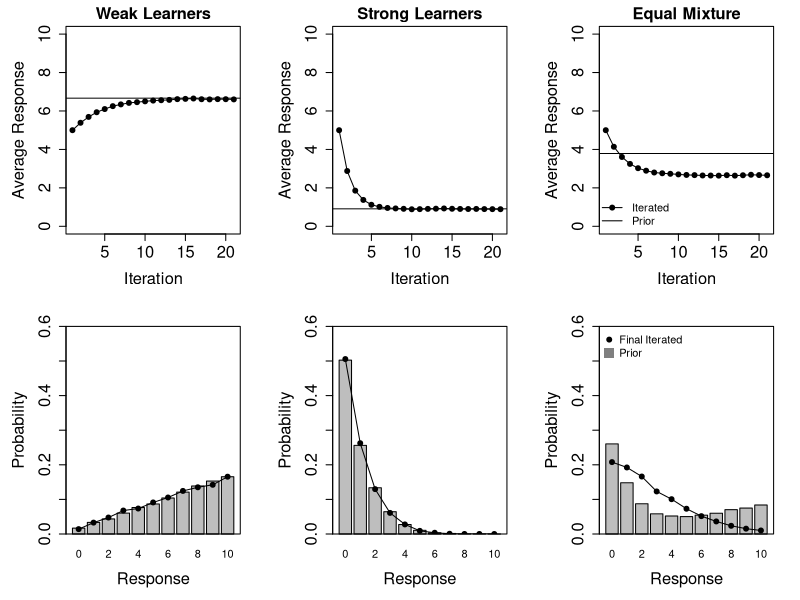

Recreate this plot in R.

nruns <- 10000

# function generating responses from a Bayesian learner with a beta prior
# with and probability matching rule
learner <- function(counts,a,b,nresp) { 
  
  # for my sanity
  nheads <- counts[1]
  ntails <- counts[2]
  
  # sample from posterior
  theta <- rbeta(1,nheads+a,ntails+b)  
  
  # generate new responses
  newheads <- rbinom(n=1,size = nresp,prob = theta)
  return(c(newheads,nresp-newheads))
  
}

chain <- function() {
  
  obs <- matrix(NA,nits+1,2)
  ltype <- vector(length=nits)
  obs[1,] <- c(nresp/2,nresp/2) # seed the chain at 5 heads, 5 tails
  for( i in 1:nits ) {
    
    ltype[i] <- as.numeric(runif(1)>mix)+1 # learner type
    if( ltype[i] == 1) {
      obs[i+1,] <- learner(obs[i,],a1,b1,nresp)
    } else {
      obs[i+1,] <- learner(obs[i,],a2,b2,nresp)
    }
    
  }
  return(data.frame(obs=obs[-1,1], ltype=ltype)) 
}

layout(matrix(1:6,2,3))
op <- par(no.readonly=TRUE)
par(mar=c(5,5,2,2))

#### pure chain of 2,2 ####

mix <- .5 # proportions of each learner type in population
a1 <- 2  # beta prior for learner type 1
b1 <- 1
a2 <- 2 # beta prior for learner type2 
b2 <- 1

nresp <- 10 # responses per person
nits<-20 # how long to run the chain for

# now run lots of chains to get average number of heads
nheads <- vector(length=nits)
iteratedoutcomes <- matrix(0,nresp+1,2,dimnames=list("heads"=0:nresp,"learner"=1:2))
nheads_all <- matrix(NA,nits,nruns)
for( i in 1:nruns ){
  ch <- chain()
  nheads <- nheads + ch$obs
  nheads_all[,i] <- ch$obs
  iteratedoutcomes[ch$obs[nits]+1, ch$ltype[nits]] <- 
    iteratedoutcomes[ch$obs[nits]+1, ch$ltype[nits]] + 1
}
nheads <- nheads/nruns
for(i in 1:2) iteratedoutcomes[,i] <- iteratedoutcomes[,i]/sum(iteratedoutcomes[,i])

# mixture of the two priors?
p1 <- a1/(a1+b1)
p2 <- a2/(a2+b2)
mixp <- mix*p1 + (1-mix)*p2
priornh <- mixp*nresp

# plot the trajectory of the chain
plot(c(5,nheads),type="o",pch=19,xlab="Iteration",ylab="Average Response",
     ylim=c(0,10),main="Weak Learners",cex.axis=1.5, cex.lab=1.5, cex.main=1.5)
abline(h=priornh)

# response distribution from the mixtture of priors
priorsamples <- vector(length=nruns)
priorltype <- vector(length=nruns)
for( i in 1:nruns) {
  
  ltype <- as.numeric(runif(1)>mix)+1 # learner type
  if( ltype == 1) {
    priorsamples[i] <- learner(c(0,0),a1,b1,nresp)[1]
  } else {
    priorsamples[i] <- learner(c(0,0),a2,b2,nresp)[1]
  }
  priorltype[i] <- ltype
}

# plot the response distribution at the end
x <- table(factor(nheads_all[nits,],levels=0:10)) # counts for iterated
y <- table(factor(priorsamples,levels=0:10)) # counts for prior
x <- x/sum(x) # iterated prob
y <- y/sum(y) # prior prob
z <- barplot(y,ylim=c(0,.6),xlab="Response",ylab="Probability",cex.axis=1.5, cex.lab=1.5, cex.main=1.5) # prior as bars
lines(z,x,type="o",pch=19) # iterated as dots

box()

#### pure chain of 10,1 ####

mix <- .5 # proportions of each learner type in population
a1 <- 1  # beta prior for learner type 1
b1 <- 10
a2 <- 1 # beta prior for learner type2 
b2 <- 10

nresp <- 10 # responses per person
nits<-20 # how long to run the chain for

# now run lots of chains to get average number of heads
nheads <- vector(length=nits)
iteratedoutcomes <- matrix(0,nresp+1,2,dimnames=list("heads"=0:nresp,"learner"=1:2))
nheads_all <- matrix(NA,nits,nruns)
for( i in 1:nruns ){
  ch <- chain()
  nheads <- nheads + ch$obs
  nheads_all[,i] <- ch$obs
  iteratedoutcomes[ch$obs[nits]+1, ch$ltype[nits]] <- 
    iteratedoutcomes[ch$obs[nits]+1, ch$ltype[nits]] + 1
}
nheads <- nheads/nruns
for(i in 1:2) iteratedoutcomes[,i] <- iteratedoutcomes[,i]/sum(iteratedoutcomes[,i])

# mixture of the two priors?
p1 <- a1/(a1+b1)
p2 <- a2/(a2+b2)
mixp <- mix*p1 + (1-mix)*p2
priornh <- mixp*nresp

# plot the trajectory of the chain
plot(c(5,nheads),type="o",pch=19,xlab="Iteration",ylab="Average Response",
     ylim=c(0,10),main="Strong Learners",cex.axis=1.5, cex.lab=1.5, cex.main=1.5)
abline(h=priornh)

# response distribution from the mixtture of priors
priorsamples <- vector(length=nruns)
priorltype <- vector(length=nruns)
for( i in 1:nruns) {
  
  ltype <- as.numeric(runif(1)>mix)+1 # learner type
  if( ltype == 1) {
    priorsamples[i] <- learner(c(0,0),a1,b1,nresp)[1]
  } else {
    priorsamples[i] <- learner(c(0,0),a2,b2,nresp)[1]
  }
  priorltype[i] <- ltype
}

# plot the response distribution at the end
x <- table(factor(nheads_all[nits,],levels=0:10)) # counts for iterated
y <- table(factor(priorsamples,levels=0:10)) # counts for prior
x <- x/sum(x) # iterated prob
y <- y/sum(y) # prior prob
z <- barplot(y,ylim=c(0,.6),xlab="Response",ylab="Probability",cex.axis=1.5, cex.lab=1.5, cex.main=1.5) # prior as bars
lines(z,x,type="o",pch=19) # iterated as dots

box()

#### 50-50 mixture ####

mix <- .5 # proportions of each learner type in population
a1 <- 1  # beta prior for learner type 1
b1 <- 10
a2 <- 2 # beta prior for learner type2 
b2 <- 1

nresp <- 10 # responses per person
nits<-20 # how long to run the chain for

# now run lots of chains to get average number of heads
nheads <- vector(length=nits)
iteratedoutcomes <- matrix(0,nresp+1,2,dimnames=list("heads"=0:nresp,"learner"=1:2))
nheads_all <- matrix(NA,nits,nruns)
for( i in 1:nruns ){
  ch <- chain()
  nheads <- nheads + ch$obs
  nheads_all[,i] <- ch$obs
  iteratedoutcomes[ch$obs[nits]+1, ch$ltype[nits]] <- 
    iteratedoutcomes[ch$obs[nits]+1, ch$ltype[nits]] + 1
}
nheads <- nheads/nruns
for(i in 1:2) iteratedoutcomes[,i] <- iteratedoutcomes[,i]/sum(iteratedoutcomes[,i])

# mixture of the two priors?
p1 <- a1/(a1+b1)
p2 <- a2/(a2+b2)
mixp <- mix*p1 + (1-mix)*p2
priornh <- mixp*nresp

# plot the trajectory of the chain
plot(c(5,nheads),type="o",pch=19,xlab="Iteration",ylab="Average Response",
     ylim=c(0,10),main="Equal Mixture",cex.axis=1.5, cex.lab=1.5, cex.main=1.5)
abline(h=priornh)

legend(x = "bottomleft", pch=c(19,NA), col=c("black","black"),
       lty=c(1,1),lwd=c(1,1),
       legend=c("Iterated","Prior"),bty="n")


# response distribution from the mixture of priors
priorsamples <- vector(length=nruns)
priorltype <- vector(length=nruns)
for( i in 1:nruns) {
  
  ltype <- as.numeric(runif(1)>mix)+1 # learner type
  if( ltype == 1) {
    priorsamples[i] <- learner(c(0,0),a1,b1,nresp)[1]
  } else {
    priorsamples[i] <- learner(c(0,0),a2,b2,nresp)[1]
  }
  priorltype[i] <- ltype
}

# plot the response distribution at the end
x <- table(factor(nheads_all[nits,],levels=0:10)) # counts for iterated
y <- table(factor(priorsamples,levels=0:10)) # counts for prior
x <- x/sum(x) # iterated prob
y <- y/sum(y) # prior prob
z <- barplot(y,ylim=c(0,.6),xlab="Response",ylab="Probability",cex.axis=1.5, cex.lab=1.5, cex.main=1.5) # prior as bars
lines(z,x,type="o",pch=19) # iterated as dots

box()

legend(x = "topleft", pch=c(19,15), col=c("black","grey50"),pt.cex=c(1,2),
       legend=c("Final Iterated","Prior"),bty="n")

layout(1)
par(op)



